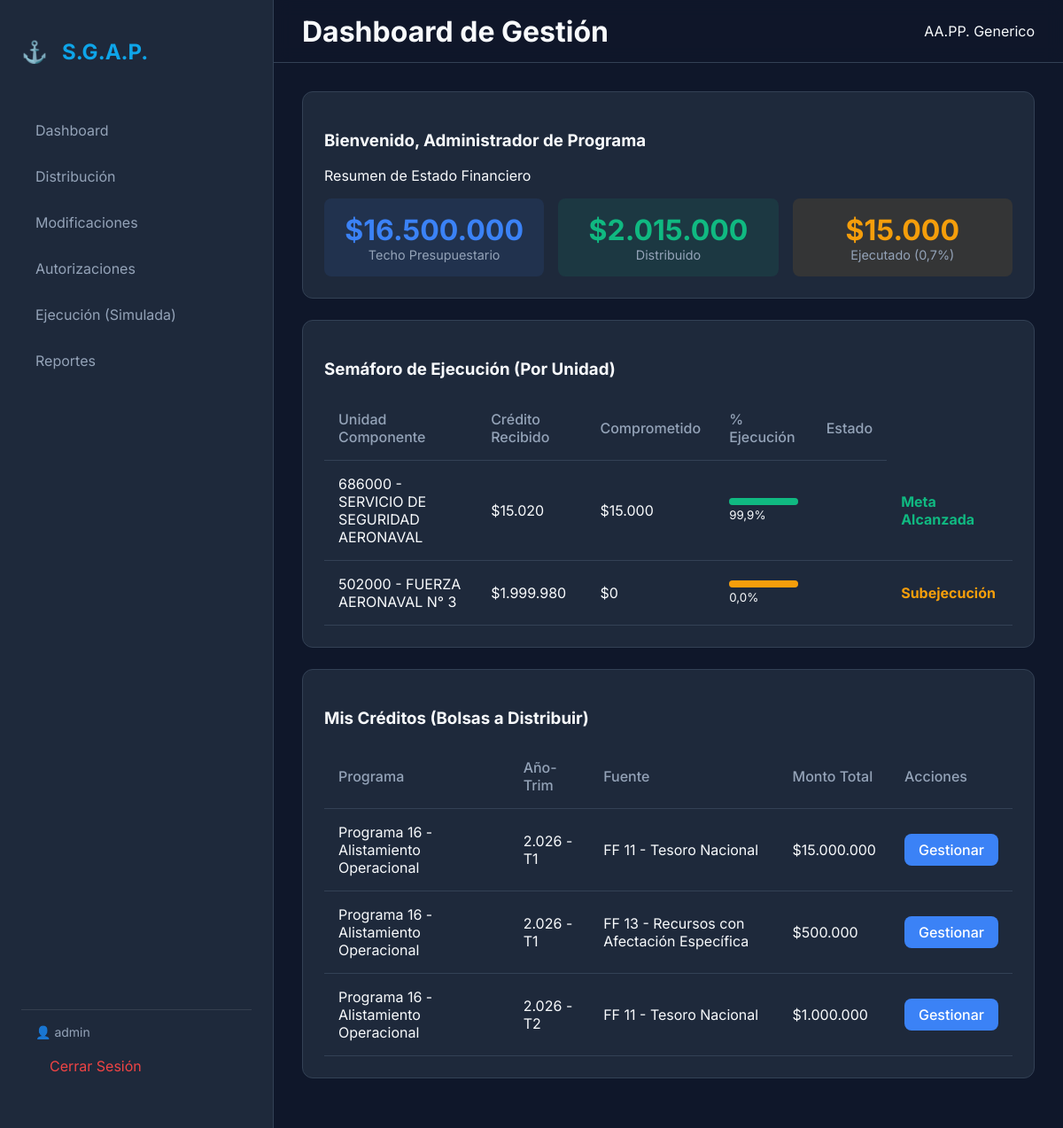
The app's page / (signed in), older data.
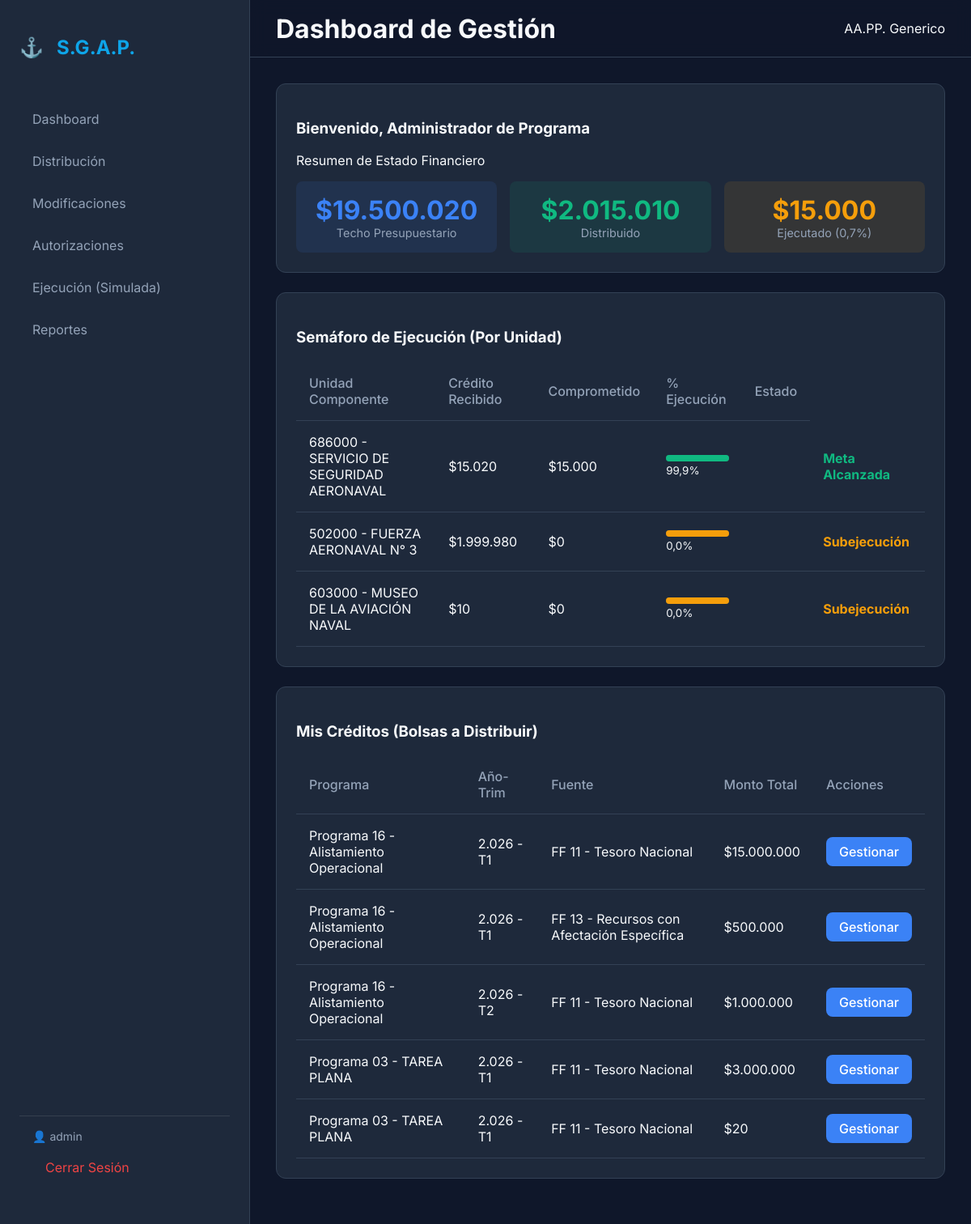
The same page, newer data.
### core/models.py (models this page shows, shortened)
class UnidadComponente(models.Model):
    nombre = models.CharField(max_length=255)
    codigo = models.CharField(max_length=50) # Removed unique=True to allow shared budget codes
    sigla = models.CharField(max_length=20, unique=True, null=True) # Added Sigla as unique identifier
    es_ejecutora = models.BooleanField(default=False, help_text="Solo UU.CC. del Plan Bienal pueden ejecutar gasto")

class EstructuraProgramatica(models.Model):
    NIVEL_CHOICES = (
        (1, "Programa"),
        (2, "Subprograma"),
        (3, "Proyecto"),
        (4, "Obra"),
        (5, "Actividad"),
    )
    nivel = models.IntegerField(choices=NIVEL_CHOICES)
    codigo = models.CharField(max_length=50)
    descripcion = models.CharField(max_length=255)
    padre = models.ForeignKey("self", null=True, blank=True, on_delete=models.CASCADE, related_name="hijos")
    def __str__(self):
        return f"{self.get_nivel_display()} {self.codigo} - {self.descripcion}"

class FuenteFinanciamiento(models.Model):
    CODIGO_CHOICES = (
        ("11", "Tesoro Nacional"),
        ("13", "Recursos Específicos"),
    )
    codigo = models.CharField(max_length=10, choices=CODIGO_CHOICES)
    descripcion = models.CharField(max_length=255)
    es_fiscal = models.BooleanField(default=True, help_text="Indica si es dinero fiscal")
    def __str__(self):
        return f"FF {self.codigo} - {self.descripcion}"

### finance/models.py (models this page shows, shortened)
class Credito(models.Model):
    ESTADO_CHOICES = (
        ("VIGENTE", "Vigente"),
        ("CADUCADO", "Caducado"),
        ("DEVENGADO", "Devengado"),
    )
    programa = models.ForeignKey(EstructuraProgramatica, on_delete=models.CASCADE, related_name="creditos")
    fuente = models.ForeignKey(FuenteFinanciamiento, on_delete=models.PROTECT)
    monto_total = models.DecimalField(max_digits=12, decimal_places=2)
    anio = models.IntegerField(help_text="Año fiscal")
    trimestre = models.IntegerField(choices=[(1, "1° Trimestre"), (2, "2° Trimestre"), (3, "3° Trimestre"), (4, "4° Trimestre")])
    estado = models.CharField(max_length=20, choices=ESTADO_CHOICES, default="VIGENTE")
    fecha_creacion = models.DateTimeField(auto_now_add=True)

### dashboard/views.py (the view)
# urls.py: 2. Add a URL to urlpatterns:  path('', views.home, name='home')
@login_required
def home(request):
    creditos_vigentes = Credito.objects.filter(estado='VIGENTE')
    total_presupuesto = creditos_vigentes.aggregate(Sum('monto_total'))['monto_total__sum'] or 0
    total_asignado = Asignacion.objects.filter(credito_origen__in=creditos_vigentes).aggregate(Sum('monto'))['monto__sum'] or 0
    total_ejecutado = Compromiso.objects.filter(asignacion__credito_origen__in=creditos_vigentes).aggregate(Sum('monto'))['monto__sum'] or 0
    porcentaje_global = (total_ejecutado / total_asignado * 100) if total_asignado > 0 else 0
    unidades_stats = []
    unidades = UnidadComponente.objects.filter(asignaciones__credito_origen__in=creditos_vigentes).distinct()
    for u in unidades:
        asignado = Asignacion.objects.filter(uucc=u, credito_origen__in=creditos_vigentes).aggregate(Sum('monto'))['monto__sum'] or 0
        ejecutado = Compromiso.objects.filter(asignacion__uucc=u, asignacion__credito_origen__in=creditos_vigentes).aggregate(Sum('monto'))['monto__sum'] or 0
        pc = (ejecutado / asignado * 100) if asignado > 0 else 0
        status_color = "primary"
        status_label = "En Ejecución"
        if pc < 40:
            status_color = "warning"
            status_label = "Subejecución"
        elif pc >= 95:
            status_color = "success"
            status_label = "Meta Alcanzada"
        unidades_stats.append({
            'unidad': u,
            'asignado': asignado, # Will be formatted later
            'ejecutado': ejecutado,
            'porcentaje': round(pc, 1),
            'color': status_color,
            'label': status_label
        })
    def fmt(value):
        return f"{value:,.0f}".replace(",", "X").replace(".", ",").replace("X", ".")
    context = {
        'creditos': creditos_vigentes,
        'total_presupuesto': fmt(total_presupuesto),
        'total_asignado': fmt(total_asignado),
        'total_ejecutado': fmt(total_ejecutado),
        'porcentaje_global': round(porcentaje_global, 1),
        'unidades_stats': [
            {
                'unidad': u['unidad'],
                'asignado': fmt(u['asignado']),
                'ejecutado': fmt(u['ejecutado']),
                'porcentaje': u['porcentaje'],
                'color': u['color'],
                'label': u['label']
            } for u in unidades_stats
        ]
    }
    return render(request, 'dashboard/home_new.html', context)

### dashboard/templates/dashboard/home_new.html
{% extends 'base.html' %}
{% load humanize %}
{% block page_title %}Dashboard de Gestión{% endblock %}
{% block content %}
<div class="card">
    <h3>Bienvenido, Administrador de Programa</h3>
    <p>Resumen de Estado Financiero</p>
    <div
        style="display: grid; grid-template-columns: repeat(auto-fit, minmax(200px, 1fr)); gap: 1rem; margin-top: 1rem;">
        <div style="background: rgba(59, 130, 246, 0.1); padding: 1rem; border-radius: 0.5rem; text-align: center;">
            <div style="color: var(--primary); font-size: 2rem; font-weight: bold;">${{ total_presupuesto }}</div>
            <div style="color: var(--text-muted); font-size: 0.9rem;">Techo Presupuestario</div>
        </div>
        <div style="background: rgba(16, 185, 129, 0.1); padding: 1rem; border-radius: 0.5rem; text-align: center;">
            <div style="color: var(--success); font-size: 2rem; font-weight: bold;">${{ total_asignado }}</div>
            <div style="color: var(--text-muted); font-size: 0.9rem;">Distribuido</div>
        </div>
        <div style="background: rgba(245, 158, 11, 0.1); padding: 1rem; border-radius: 0.5rem; text-align: center;">
            <div style="color: #f59e0b; font-size: 2rem; font-weight: bold;">${{ total_ejecutado }}</div>
            <div style="color: var(--text-muted); font-size: 0.9rem;">Ejecutado ({{ porcentaje_global }}%)</div>
        </div>
    </div>
</div>
<div class="card">
    <h3>Semáforo de Ejecución (Por Unidad)</h3>
    {% if unidades_stats %}
    <table>
        <thead>
            <tr>
                <th>Unidad Componente</th>
                <th>Crédito Recibido</th>
                <th>Comprometido</th>
                <th>% Ejecución</th>
                <th>Estado</th>
            </tr>
        </thead>
        <tbody>
            {% for u in unidades_stats %}
            <tr>
                <td>{{ u.unidad.codigo }} - {{ u.unidad.nombre }}</td>
                <td>${{ u.asignado }}</td>
                <td>${{ u.ejecutado }}</td>
                <td>
                    <div style="width: 100%; background: #334155; border-radius: 4px; height: 8px;">
                        <div
                            style="width: {{ u.porcentaje }}%; background: {% if u.color == 'danger' %}#ef4444{% elif u.color == 'warning' %}#f59e0b{% else %}#10b981{% endif %}; height: 100%; border-radius: 4px;">
                        </div>
                    </div>
                    <small>{{ u.porcentaje }}%</small>
                </td>
                <td>
                <td>
                    <span
                        style="font-weight: bold; color: {% if u.color == 'danger' %}#ef4444{% elif u.color == 'warning' %}#f59e0b{% elif u.color == 'success' %}#10b981{% else %}#3b82f6{% endif %};">
                        {{ u.label }}
                    </span>
                </td>
            </tr>
            {% endfor %}
        </tbody>
    </table>
    {% else %}
    <p style="padding: 1rem; color: var(--text-muted);">No hay distribución realizada aún.</p>
    {% endif %}
</div>
<div class="card">
    <h3>Mis Créditos (Bolsas a Distribuir)</h3>
    {% if creditos %}
    <table>
        <thead>
            <tr>
                <th>Programa</th>
                <th>Año-Trim</th>
                <th>Fuente</th>
                <th>Monto Total</th>
                <th>Acciones</th>
            </tr>
        </thead>
        <tbody>
            {% for c in creditos %}
            <tr>
                <td>{{ c.programa }}</td>
                <td>{{ c.anio }} - T{{ c.trimestre }}</td>
                <td>{{ c.fuente }}</td>
                <td>${{ c.monto_total|floatformat:0|intcomma }}</td>
                <td>
                    <a href="{% url 'finance:distribuir_credito' c.id %}" class="btn btn-primary"
                        style="text-decoration: none;">Gestionar</a>
                </td>
            </tr>
            {% endfor %}
        </tbody>
    </table>
    {% else %}
    <p>No tiene créditos vigentes asignados.</p>
    {% endif %}
</div>
{% endblock %}

Row changes from the older to the newer data that the page shows:
now on this page (row unchanged): UnidadComponente: unidad.codigo "603000", unidad.nombre "MUSEO DE LA AVIACIÓN NAVAL", asignado "10", ejecutado "0", porcentaje "0,0", label "Subejecución"
added Credito: programa "Programa 03 - TAREA PLANA", anio "2.026", trimestre "1", fuente "FF 11 - Tesoro Nacional", monto_total "3.000.000"
added Credito: programa "Programa 03 - TAREA PLANA", anio "2.026", trimestre "1", fuente "FF 11 - Tesoro Nacional", monto_total "20"
Text that changed along with them:
{{ total_presupuesto }}: "16.500.000" → "19.500.020"
{{ total_asignado }}: "2.015.000" → "2.015.010"
